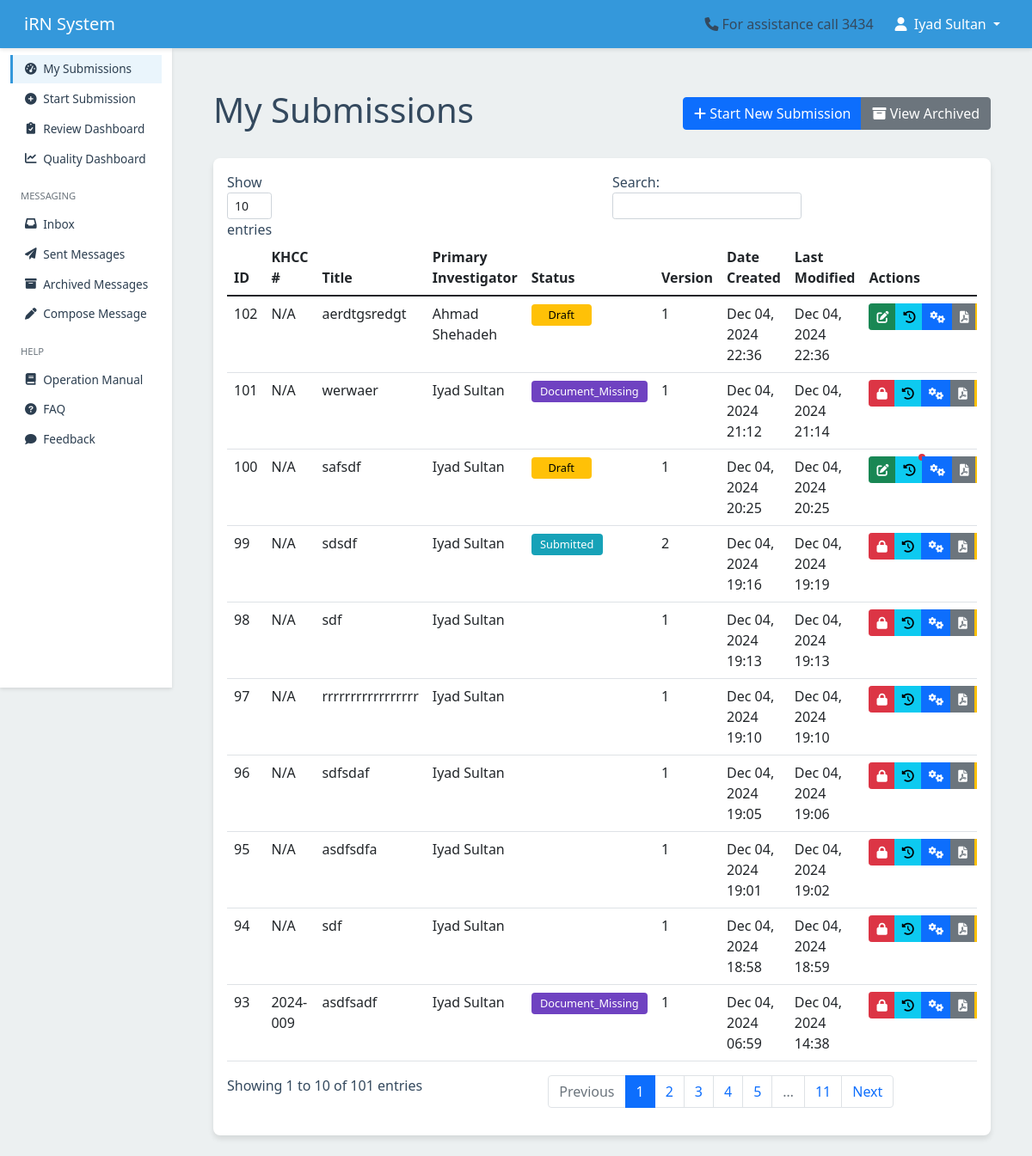
/submission/dashboard/ (signed in), run on an earlier commit of the app's database.
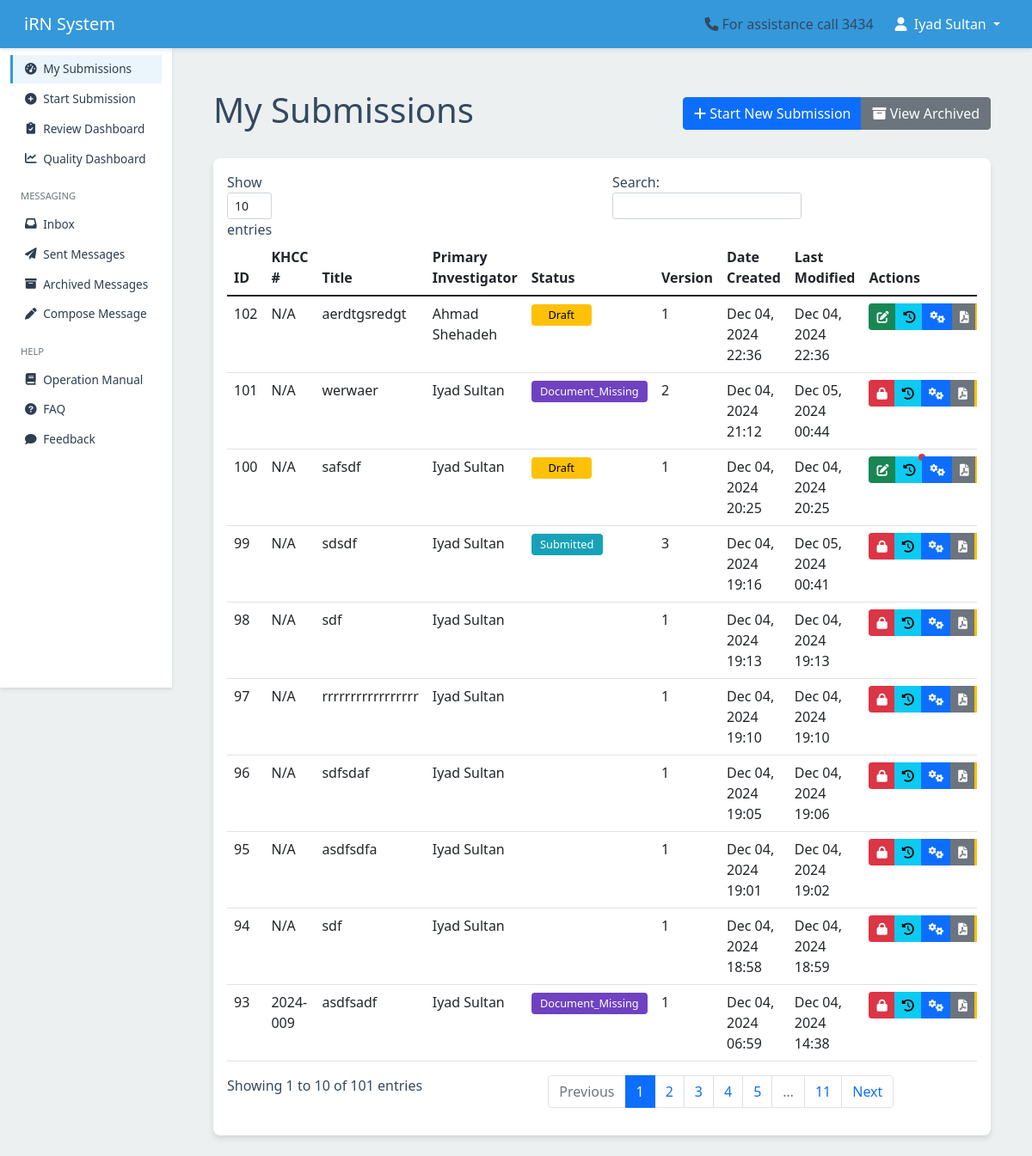
And on a later commit of the database.
### submission/models.py (models this page shows, shortened)
class Submission(models.Model):
    temporary_id = models.AutoField(primary_key=True)
    khcc_number = models.CharField(max_length=20, blank=True, null=True, unique=True)
    title = models.CharField(max_length=255)
    primary_investigator = models.ForeignKey(
        User, related_name='primary_investigations', on_delete=models.CASCADE
    )
    study_type = models.ForeignKey(StudyType, on_delete=models.SET_NULL, null=True)
    status = models.CharField(
        max_length=50,
        choices=get_submission_status_choices,
        default='draft'
    )
    date_created = models.DateTimeField(auto_now_add=True)
    last_modified = models.DateTimeField(auto_now=True)
    date_submitted = models.DateTimeField(blank=True, null=True)
    version = models.PositiveIntegerField(default=1)
    is_locked = models.BooleanField(default=False)
    is_archived = models.BooleanField(default=False)
    archived_at = models.DateTimeField(null=True, blank=True)
    show_in_irb = models.BooleanField(default=False, help_text="Toggle visibility for IRB members")
    show_in_rc = models.BooleanField(default=False, help_text="Toggle visibility for RC members")
    submitted_by = models.ForeignKey(
        User,
        related_name='submitted_submissions',
        on_delete=models.SET_NULL,
        null=True,
        blank=True,
        help_text="User who submitted the submission"
    )
    def get_required_investigator_forms(self):
        return self.study_type.forms.filter(requested_per_investigator=True)
    def get_submitters(self):
        submitters = [self.primary_investigator]
        submitters.extend([ci.user for ci in self.coinvestigators.filter(can_submit=True)])
        submitters.extend([ra.user for ra in self.research_assistants.filter(can_submit=True)])
        return submitters
    def get_pending_investigator_forms(self, user):
        if not (user == self.primary_investigator or
                self.coinvestigators.filter(user=user).exists() or
                self.research_assistants.filter(user=user).exists()):
            return []
        if user in self.get_submitters() and self.status != 'draft':
            return []
        required_forms = self.get_required_investigator_forms()
        submitted_forms = InvestigatorFormSubmission.objects.filter(
            submission=self,
            investigator=user,
            version=self.version
        ).values_list('form_id', flat=True)
        return list(required_forms.exclude(id__in=submitted_forms))
    def has_pending_forms(self, user):
        return len(self.get_pending_investigator_forms(user)) > 0

### users/models.py (models this page shows, shortened)
class UserProfile(models.Model):
    user = models.OneToOneField(
        User,
        on_delete=models.CASCADE,
        related_name='userprofile'
    )
    institution = models.CharField(
        max_length=255,
        default='King Hussein Cancer Center'
    )
    mobile = models.CharField(
        max_length=20,
        blank=True,
        null=True,
        default='',
        validators=[phone_regex]
    )
    khcc_employee_number = models.CharField(
        max_length=20,
        blank=True,
        null=True,
        unique=True,
        validators=[
            RegexValidator(
                regex=r'^[A-Za-z0-9]+$',
                message='Employee number can only contain letters and numbers.'
            )
        ]
    )
    title = models.CharField(
        max_length=255,
        blank=True,
        null=True
    )
    role = models.CharField(
        max_length=50,
        choices=USER_ROLE_CHOICES,
        blank=True,
        null=True
    )
    groups = models.ManyToManyField(
        Group,
        related_name='user_profiles',
        blank=True
    )
    photo = models.ImageField(
        upload_to='photos/',
        blank=True,
        null=True
    )
    is_approved = models.BooleanField(default=False)
    full_name = models.CharField(
        max_length=255,
        default='',
        help_text='Full name (at least two names required)',
        validators=[validate_full_name]
    )
    class Meta:
        ordering = ['user__username']
        indexes = [
            models.Index(fields=['is_approved']),
            models.Index(fields=['role'])
        ]

### submission/views.py (the view)
# urls.py: path('dashboard/', views.dashboard, name='dashboard'),
@login_required
def dashboard(request):
    from django.db.models import Max, Prefetch
    submissions = Submission.objects.filter(
        is_archived=False
    ).select_related(
        'primary_investigator__userprofile',
        'study_type'
    ).prefetch_related(
        'coinvestigators',
        'research_assistants'
    ).order_by('-date_created')
    for submission in submissions:
        latest_version = FormDataEntry.objects.filter(
            submission=submission
        ).values('version').aggregate(Max('version'))['version__max']
        submission.actual_version = latest_version or 1
        submission.has_pending = submission.has_pending_forms(request.user)
        submission.pending_forms = submission.get_pending_investigator_forms(request.user)
    return render(request, 'submission/dashboard.html', {
        'submissions': submissions
    })

### iRN/constants.py (called while the page is built)
def get_submission_status_choices():
    DEFAULT_CHOICES = SUBMISSION_STATUS_CHOICES
    try:
        choices = cache.get('submission_status_choices')
        if not choices:
            StatusChoice = apps.get_model('submission', 'StatusChoice')
            choices = list(StatusChoice.objects.filter(is_active=True).values_list('code', 'label'))
            if choices:
                cache.set('submission_status_choices', choices)
        return choices or DEFAULT_CHOICES
    except (OperationalError, LookupError):
        return DEFAULT_CHOICES

### submission/templates/submission/dashboard.html (shortened to what the changed rows need)
{% extends 'users/base.html' %}
{% load static %}
{% block content %}
<div class="container mt-4">
    <div class="d-flex justify-content-between align-items-center mb-4">
        <h1>My Submissions</h1>
    </div>
    <div class="card">
        <div class="card-body">
            <div class="table-responsive">
                <table id="submissionsTable" class="table table-hover">
                    <thead>
                        <tr>
                            <th>ID</th>
                            <th>KHCC #</th>
                            <th>Title</th>
                            <th>Primary Investigator</th>
                            <th>Status</th>
                            <th>Version</th>
                            <th>Date Created</th>
                            <th>Last Modified</th>
                            <th>Actions</th>
                        </tr>
                    </thead>
                    <tbody>
                        {% for submission in submissions %}
                        <tr>
                            <td>{{ submission.temporary_id|default:"" }}</td>
                            <td>{{ submission.khcc_number|default:"N/A" }}</td>
                            <td>{{ submission.title|default:"" }}</td>
                            <td>{{ submission.primary_investigator.userprofile.full_name }}</td>
                            <td>
                                <span class="badge badge-{{ submission.status|lower }}">
                                    {{ submission.get_status_display|default:"" }}
                                </span>
                            </td>
                            <td>{{ submission.actual_version }}</td>
                            <td data-order="{{ submission.date_created|date:'Y-m-d H:i:s' }}">
                                {{ submission.date_created|date:"M d, Y H:i"|default:"" }}
                            </td>
                            <td data-order="{{ submission.last_modified|date:'Y-m-d H:i:s' }}">
                                {{ submission.last_modified|date:"M d, Y H:i"|default:"" }}
                            </td>
                            <td>
                                <div class="btn-group">
                                    {% if submission.is_locked %}
                                        <a href="{% url 'submission:edit_submission' submission.temporary_id %}"
                                           class="btn btn-sm btn-danger"
                                           title="Submission Locked">
                                            <i class="fas fa-lock"></i>
                                        </a>
                                    {% else %}
                                        <a href="{% url 'submission:edit_submission' submission.temporary_id %}"
                                           class="btn btn-sm btn-success"
                                           title="Edit Submission">
                                            <i class="fas fa-edit"></i>
                                        </a>
                                    {% endif %}
                                    {% if submission.has_pending %}
                                    <a href="{% url 'submission:version_history' submission.temporary_id %}"
                                       class="btn btn-sm btn-info position-relative"
                                       title="Version History - Has Pending Forms">
                                        <i class="fas fa-history"></i>
                                        <span class="position-absolute top-0 start-100 translate-middle p-1 bg-danger rounded-circle">
                                            <span class="visually-hidden">Pending forms</span>
                                        </span>
                                    </a>
                                {% else %}
                                    <a href="{% url 'submission:version_history' submission.temporary_id %}"
                                       class="btn btn-sm btn-info"
                                       title="History">
                                        <i class="fas fa-history"></i>
                                    </a>
                                        {% endif %}
                                    <a href="{% url 'submission:submission_actions' submission.temporary_id %}"
                                       class="btn btn-sm btn-primary"
                                       title="Actions">
                                        <i class="fas fa-cogs"></i>
                                    </a>
                                    <a href="{% url 'submission:download_submission_pdf' submission.temporary_id %}"
                                       class="btn btn-sm btn-secondary"
                                       title="Download PDF">
                                        <i class="fas fa-file-pdf"></i>
                                    </a>
                                    <button class="btn btn-sm btn-warning archive-submission"
                                            data-submission-id="{{ submission.temporary_id }}"
                                            title="Archive Submission">
                                    </button>
                                </div>
                            </td>
                        </tr>
                        {% empty %}
                        <tr>
                            <td colspan="9" class="text-center">No submissions found.</td>
                        </tr>
                        {% endfor %}
                    </tbody>
                </table>
            </div>
        </div>
    </div>
</div>
{% endblock %}

What changed in the data, as far as the page shows it:
changed Submission "werwaer": actual_version "1" → "2"; last_modified "Dec 04, 2024 21:14" → "Dec 05, 2024 00:44"
changed Submission "sdsdf": actual_version "2" → "3"; last_modified "Dec 04, 2024 19:19" → "Dec 05, 2024 00:41"
